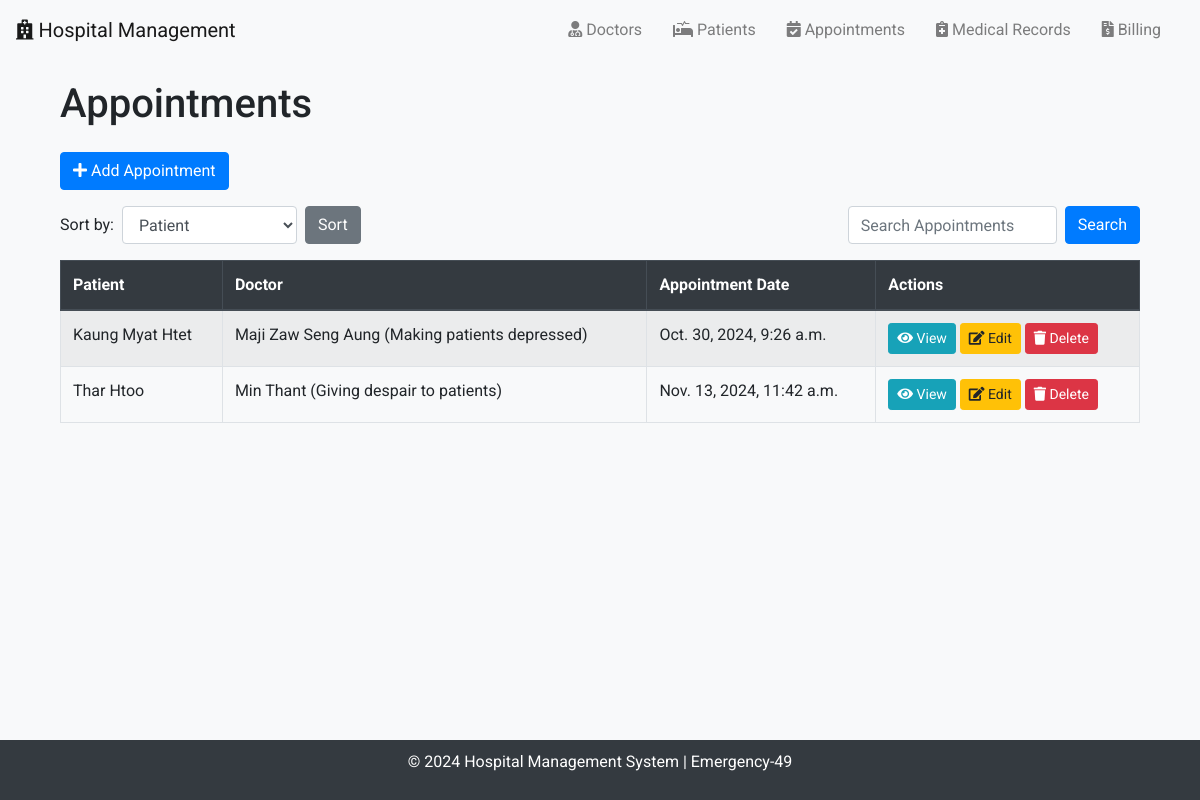
The app's page /appointments/ with its own data.
### emergency_49/models.py (models this page shows, shortened)
class Appointment(models.Model):
    patient = models.ForeignKey(Patient, on_delete=models.CASCADE, related_name='appointments')
    doctor = models.ForeignKey(Doctor, on_delete=models.CASCADE, related_name='appointments')
    appointment_date = models.DateTimeField()
    reason_for_visit = models.TextField()

class Patient(models.Model):
    first_name = models.CharField(max_length=50)
    last_name = models.CharField(max_length=50)
    date_of_birth = models.DateField()
    phone_number = models.CharField(max_length=15, unique=True)
    email = models.EmailField(unique=True)
    address = models.TextField()
    medical_history = models.TextField(blank=True, null=True)
    def __str__(self):
        return f"{self.first_name} {self.last_name}"

class Doctor(models.Model):
    first_name = models.CharField(max_length=50)
    last_name = models.CharField(max_length=50)
    specialization = models.CharField(max_length=100)
    phone_number = models.CharField(max_length=15, unique=True)
    email = models.EmailField(unique=True)
    def __str__(self):
        return f"{self.first_name} {self.last_name} ({self.specialization})"

### emergency_49/views.py (the view, shortened to what this page needs)
# urls.py: path('appointments/', AppointmentListView.as_view(), name='appointment_list'),
class AppointmentListView(ListView):
    model = Appointment
    template_name = 'appointment_list.html'
    context_object_name = 'object_list'
    def get_queryset(self):
        queryset = super().get_queryset()
        sort_by = self.request.GET.get('sort', 'appointment_date')
        search_query = self.request.GET.get('search', '').strip()
        queryset_list = list(queryset)
        if sort_by == 'patient':
            sorted_appointments = quicksort(queryset_list, key=lambda x: (x.patient.first_name, x.patient.last_name))
        elif sort_by == 'doctor':
            sorted_appointments = quicksort(queryset_list, key=lambda x: (x.doctor.first_name, x.doctor.last_name))
        else:
            sorted_appointments = quicksort(queryset_list, key=lambda x: x.appointment_date)
        if search_query:
            result = binary_search(sorted_appointments, search_query, 'patient')
        return sorted_appointments

### emergency_49/utils.py (called while the page is built)
def quicksort(arr, key=lambda x: x):
    if len(arr) <= 1:
        return arr
    else:
        pivot = arr[0]
        left = [x for x in arr[1:] if key(x) < key(pivot)]
        right = [x for x in arr[1:] if key(x) >= key(pivot)]
        return quicksort(left, key) + [pivot] + quicksort(right, key)

### emergency_49/templates/appointment_list.html (shortened to what this page needs)
{% extends 'base.html' %}
{% block content %}
<div class="container">
    <h1 class="mb-4">Appointments</h1>
    <a href="{% url 'appointment_add' %}" class="btn btn-primary mb-3">
        <i class="fas fa-plus"></i> Add Appointment
    </a>
    <div class="mb-3">
        <form method="GET" class="form-inline d-flex justify-content-between">
            <div class="form-group mr-2">
                <label for="sort" class="mr-2">Sort by:</label>
                <select name="sort" id="sort" class="form-control mr-2">
                    <option value="patient" {% if request.GET.sort == "patient" %}selected{% endif %}>Patient</option>
                </select>
                <button type="submit" class="btn btn-secondary">Sort</button>
            </div>
            <div class="form-group ml-auto">
                <input type="text" name="search" value="{{ request.GET.search }}" class="form-control mr-2" placeholder="Search Appointments">
                <button type="submit" class="btn btn-primary">Search</button>
            </div>
        </form>
    </div>
    <div class="table-responsive">
        <table class="table table-bordered table-striped">
            <thead class="thead-dark">
                <tr>
                    <th>Patient</th>
                    <th>Doctor</th>
                    <th>Appointment Date</th>
                    <th>Actions</th>
                </tr>
            </thead>
            <tbody>
                {% for appointment in object_list %}
                <tr>
                    <td>{{ appointment.patient }}</td>
                    <td>{{ appointment.doctor }}</td>
                    <td>{{ appointment.appointment_date }}</td>
                    <td>
                        <a href="{% url 'appointment_detail' appointment.pk %}" class="btn btn-info btn-sm"><i class="fas fa-eye"></i> View</a>
                        <a href="{% url 'appointment_edit' appointment.pk %}" class="btn btn-warning btn-sm"><i class="fas fa-edit"></i> Edit</a>
                        <a href="{% url 'appointment_delete' appointment.pk %}" class="btn btn-danger btn-sm"><i class="fas fa-trash"></i> Delete</a>
                    </td>
                </tr>
                {% empty %}
                <tr>
                    <td colspan="4" class="text-center">No appointments available.</td>
                </tr>
                {% endfor %}
            </tbody>
        </table>
    </div>
</div>
{% endblock %}

### emergency_49/templates/base.html (style rules this page uses)
body { font-family: 'Roboto', sans-serif; background-color: #f8f9fa; }
.container { margin-top: 20px; }

### records on screen
Appointment: patient "Kaung Myat Htet", doctor "Maji Zaw Seng Aung (Making patients depressed)", appointment_date "Oct. 30, 2024, 9:26 a.m."
Appointment: patient "Thar Htoo", doctor "Min Thant (Giving despair to patients)", appointment_date "Nov. 13, 2024, 11:42 a.m."
